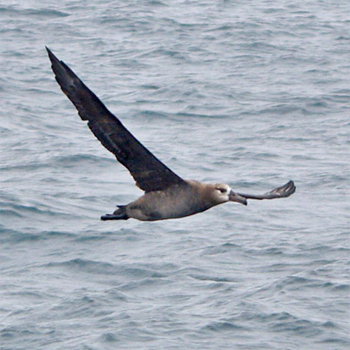
%> input picture code/Black_Footed_Albatross_0006_796065.jpg, 350 x 350 px
$ octave --eval "result = prewitt_edge(imread('Black_Footed_Albatross_0006_796065.jpg'));"   (GNU Octave 9; MATLAB toolbox functions it lacks are replaced by stand-ins)
%> lines starting %> are read from the running program, lines starting %| are printed output that depends on the picture
function I_edge=prewitt_edge(Img)
    Img_double=im2double(Img);
    [M, N, ~]=size(Img_double);
%> M = 350; N = 350
    I_edgeX=zeros(M,N,3);
    I_edgeY=zeros(M,N,3);
    I_edge=zeros(M,N,3);
    Prewitt_x=[-1 -1 -1; 0 0 0; 1 1 1];
    Prewitt_y=[-1 0 1; -1 0 1; -1 0 1];
    for c = 1:3
        for x = 2:M-1
            for y = 2:N-1
                neighborhood=Img_double(x-1:x+1,y-1:y+1,c);
                I_edgeX(x,y,c)=sum(sum(neighborhood.*Prewitt_x));
                I_edgeY(x,y,c)=sum(sum(neighborhood.*Prewitt_y));
            end
        end
    end
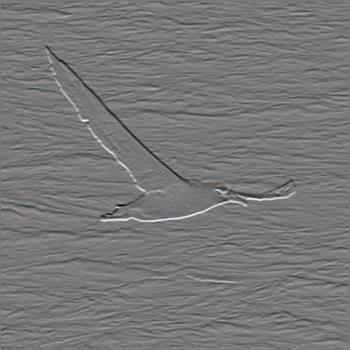
%> I_edgeX: size 350x350x3 double; mean R, G, B -0.000499, -0.000486, -0.000581; drawn with min black and max white
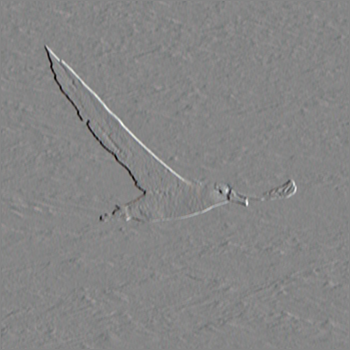
%> I_edgeY: size 350x350x3 double; mean R, G, B 0.000381, 0.000278, 0.000245; drawn with min black and max white

    % 计算边缘强度
    for c = 1:3
        I_edge(:,:,c) = sqrt(I_edgeX(:,:,c).^2 + I_edgeY(:,:,c).^2);
    end
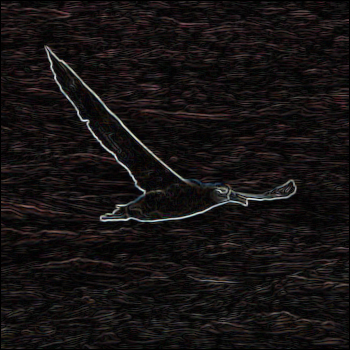
%> I_edge: size 350x350x3 double; mean R, G, B 0.217, 0.182, 0.182; drawn with min black and max white

end

$ run again, on code/Groove_Billed_Ani_0002_1670.jpg
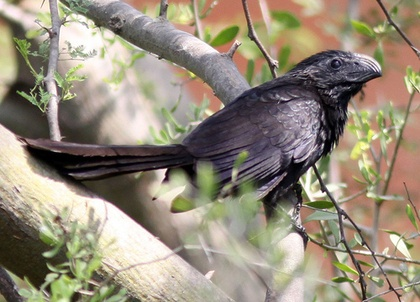
%> input picture code/Groove_Billed_Ani_0002_1670.jpg, 420 x 302 px, shrunk from 500 x 360 before the run
%> after the loop in prewitt_edge, `for c = 1:3`:
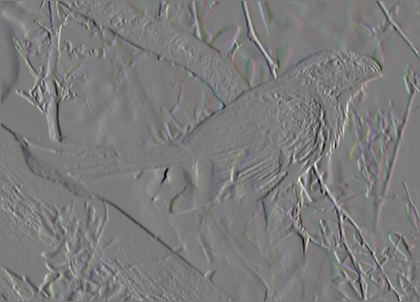
%> I_edgeY: size 302x420x3 double; mean R, G, B 0.00123, -1.39e-05, -0.000313; drawn with min black and max white
%> after the loop in prewitt_edge, `for c = 1:3`:
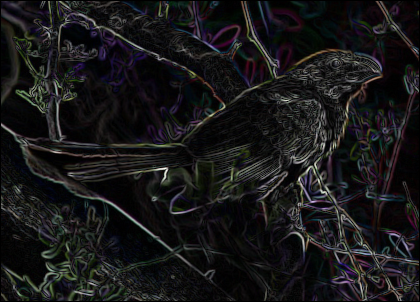
%> I_edge: size 302x420x3 double; mean R, G, B 0.254, 0.249, 0.257; drawn with min black and max white
